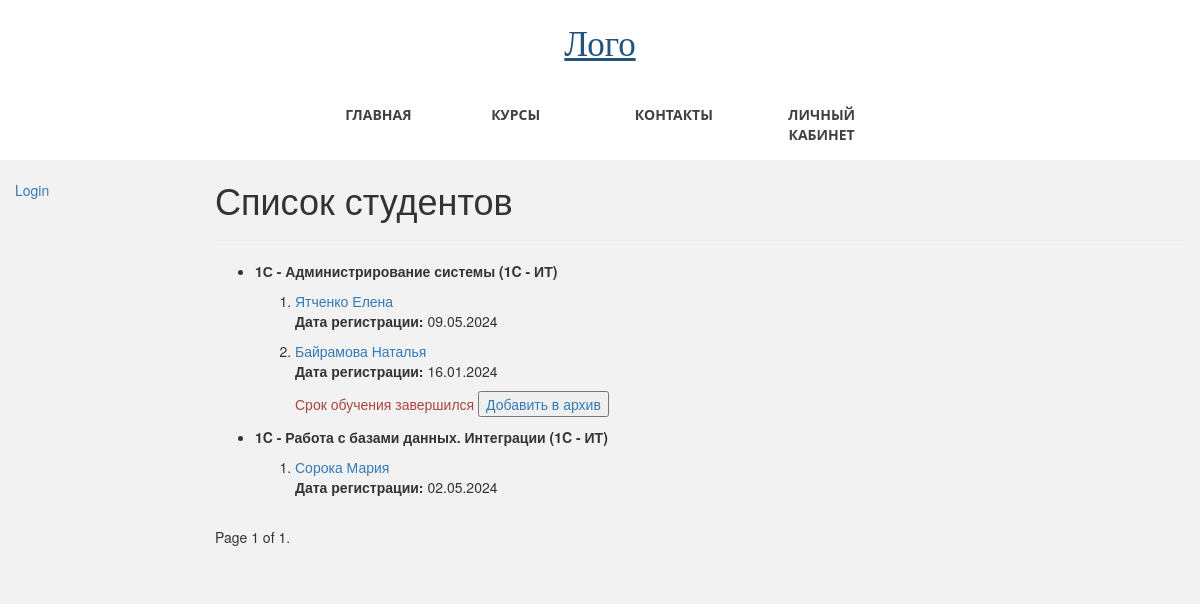
The app's page /main/students/a?page=2, older data.
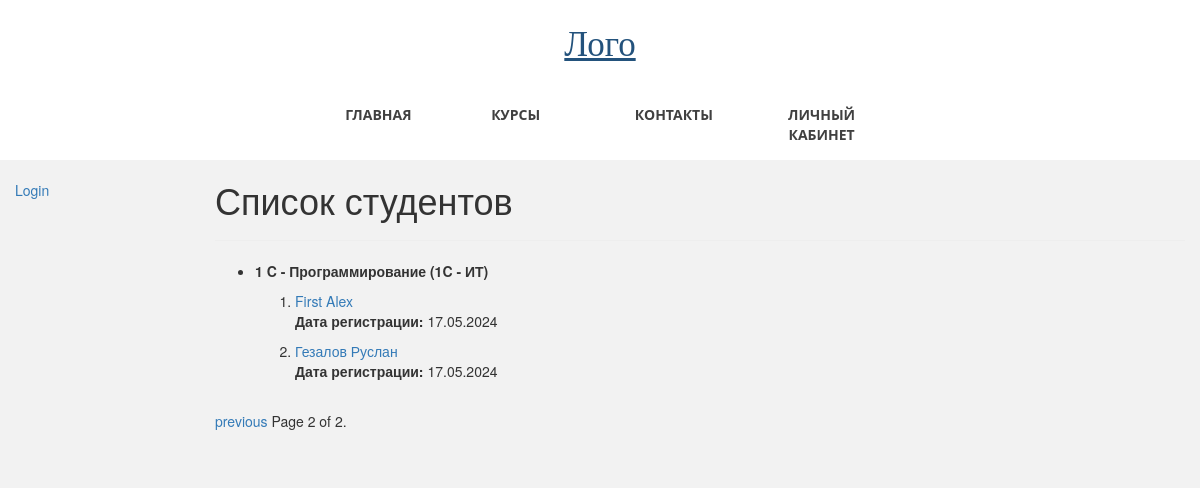
The same page, newer data.
### students_app/models.py (models this page shows, shortened)
class Course(models.Model):
    name = models.CharField(max_length=200)
    category = models.ForeignKey(
        Category, on_delete=models.SET_NULL, null=True)
    summary = models.TextField(
        max_length=1000, help_text="Краткое описание курса")
    lasting = models.IntegerField(
        default=1, help_text="Продолжительность курса, в месяцах"
    )
    is_selected = models.BooleanField(default=False)
    cost = models.DecimalField(
        max_digits=8, decimal_places=2, help_text="Стоимость в месяц, азн"
    )
    added = models.DateField(auto_now_add=True)
    rating = models.DecimalField(
        max_digits=3, decimal_places=2, blank=True, null=True)
    is_deleted = models.BooleanField(default=False)
    deleted = models.DateField(auto_now=True)
    views_num = models.IntegerField(default=0)
    class Meta:
        ordering = ["-name"]

class Category(models.Model):
    name = models.CharField(
        max_length=100,
        help_text="Категория курса (e.g. 1C - ИТ, 1C - Консалтинг)",
    )
    flag = models.CharField(max_length=10, default="cons")
    class Meta:
        verbose_name = "Category"
        verbose_name_plural = "Categories"
    def __str__(self):
        return self.name

class Student(models.Model):
    related_user = models.ForeignKey(User, on_delete=models.CASCADE)
    name = models.CharField(verbose_name="Имя", max_length=50)
    surname = models.CharField(verbose_name="Фамилия", max_length=100)
    phone = models.CharField(verbose_name="Номер телефона", max_length=50)
    date_of_birth = models.DateField()
    course = models.ForeignKey(Course, on_delete=models.PROTECT)
    @property
    def full_name(self):
        return f"{self.surname} {self.name}"
    STUDENT_STATUS = [
        ("r", "requested"),
        ("a", "approved"),
        ("f", "finished"),
    ]
    status = models.CharField(
        max_length=50,
        choices=STUDENT_STATUS,
        default="r",
        help_text="Статус студента",
    )
    request_date = models.DateField(auto_now_add=True)
    reg_date = models.DateField(blank=True, null=True)
    @property
    def is_finished(self):
        days = self.course.lasting * 30
        if self.reg_date and date.today() > self.reg_date + timedelta(days=days):
            return True
        return False
    marks = models.ManyToManyField(Mark, blank=True)
    is_paid = models.BooleanField(default=False)
    is_deleted = models.BooleanField(default=False)
    deleted = models.DateField(auto_now=True)
    class Meta:
        ordering = ["name"]
    def get_absolute_url(self):
        return reverse("student-detail", args=[str(self.id)])

### students_app/views.py (the view)
# urls.py: path("students/<str:status>", views.students, name="students"),
def students(request, status):
    student_list = Student.objects.filter(status=status, is_deleted=False)
    courses = set([student.course for student in student_list])
    paginator = Paginator(list(courses), 2)  # Show 2 contacts per page.
    page_number = request.GET.get("page")
    page_obj = paginator.get_page(page_number)
    return render(
        request,
        "students_app/students_list.html",
        context={"status": status, "page_obj": page_obj,
                 "student_list": student_list},
    )

### students_app/templates/students_app/students_list.html (shortened to what this page needs)
{% extends "base.html" %}
{% block content %}
<h1>{% if status == 'r' %}Заявки на обучение{% elif status == 'a' %}Список студентов
    {% elif status == 'f' %}Архив студентов{% endif %}</h1>
<hr>
{% if student_list %}
{% for course in page_obj %}
<ul>
    <li>
        <p class="course-name"><strong>{{ course.name }} ({{course.category}})</strong></p>
    </li>
    <ol>
        {% for student in student_list %}
        {% if student.course == course %}
        <li>
            <a href="{{ student.get_absolute_url }}">{{ student.full_name }}</a>
            {% if status == 'a' %}
            <p><strong>Дата регистрации:</strong> {{student.reg_date|date:"d.m.Y"}}</p>{% endif %}
            {% if student.is_finished %}
            <p class="{% if student.is_finished %}text-danger{% endif %}">Срок обучения завершился
                <button type="button"><a href="/">Добавить в архив</a></button>
            </p>{% endif %}
        </li>
        {% endif %}
        {% endfor %}
    </ol>
</ul>
{% endfor %}
{% else %}
<p>{% if status == 'r' %}К сожалению, новых заявок на обучение нет
    {% elif status == 'a' %}Студентов нет
    {% elif status == 'f' %}Архив студентов пуст{% endif %}</p>
{% endif %}
{% endblock %}
{% block pagination %}
<div class="pagination">
    <span class="page-links">
        {% if page_obj.has_previous %}
        <a href="{{ request.path }}?page={{ page_obj.previous_page_number }}">previous</a>
        {% endif %}
        <span class="page-current">
            Page {{ page_obj.number }} of {{ page_obj.paginator.num_pages }}.
        </span>
    </span>
</div>
{% endblock %}

Row changes from the older to the newer data that the page shows:
no longer on this page (row unchanged): Course: name "1С - Администрирование системы", category "1C - ИТ"
no longer on this page (row unchanged): Student: full_name "Ятченко Елена", reg_date "09.05.2024", shown under "1С - Администрирование системы"
no longer on this page (row unchanged): Student: full_name "Байрамова Наталья", reg_date "16.01.2024", shows "Срок обучения завершился", shown under "1С - Администрирование системы"
no longer on this page (row edited): Course: name "1C - Работа с базами данных. Интеграции", category "1C - ИТ"
no longer on this page (row unchanged): Student: full_name "Сорока Мария", reg_date "02.05.2024", shown under "1C - Работа с базами данных. Интеграции"
now on this page (row unchanged): Course: name "1 C - Программирование", category "1C - ИТ"
now on this page (row edited): Student: full_name "First Alex", reg_date "17.05.2024", shown under "1 C - Программирование"
now on this page (row edited): Student: full_name "Гезалов Руслан", reg_date "17.05.2024", shown under "1 C - Программирование"
Text that changed along with them:
{{ page_obj.number }}: "1" → "2"
{{ page_obj.paginator.num_pages }}: "1" → "2"
text now shown: "previous"
